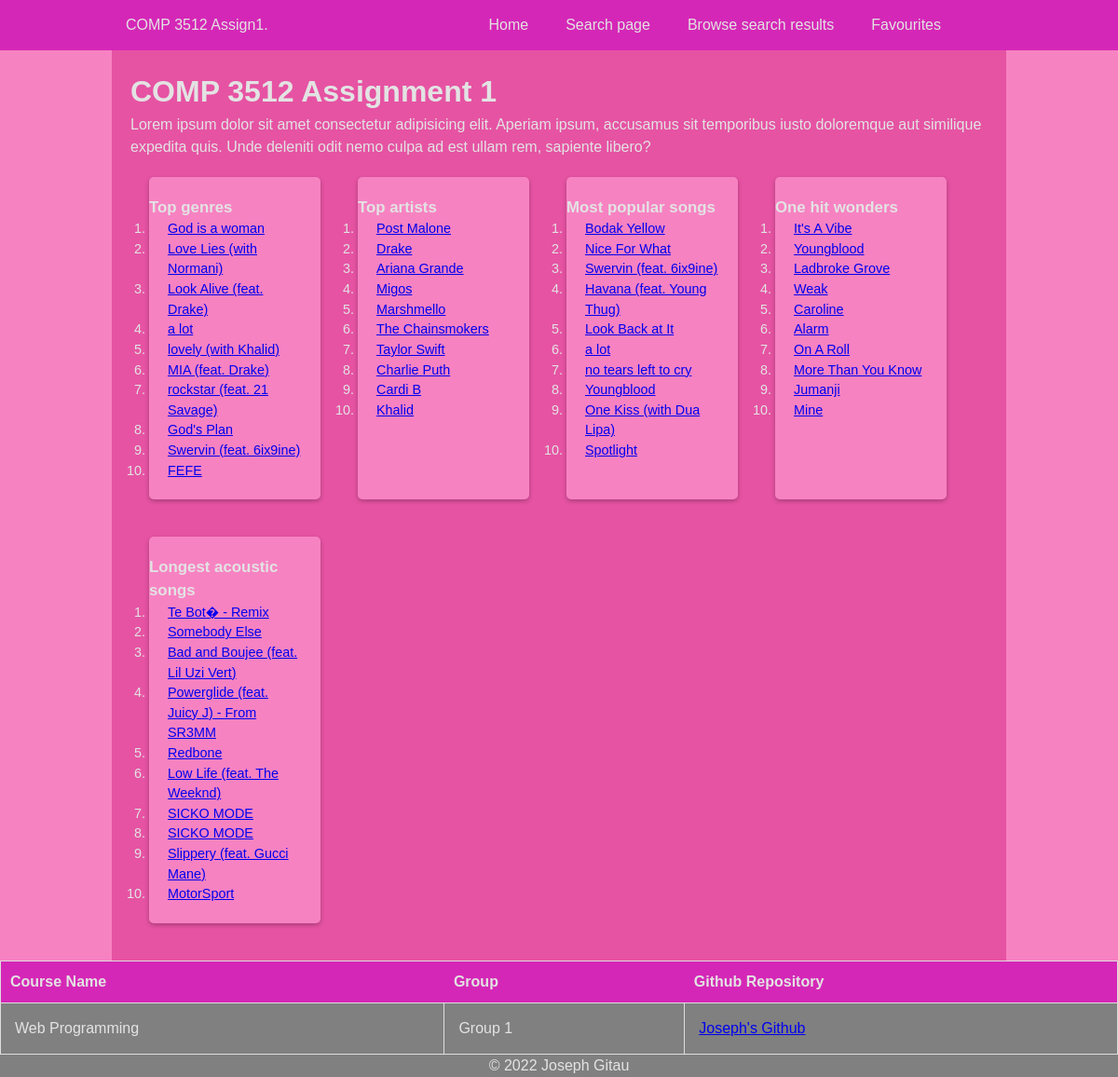
The page / on the database its author committed.
### tables this page shows
CREATE TABLE songs (
   song_id INTEGER PRIMARY KEY, 
   title TEXT, 
   artist_id INTEGER, 
   genre_id INTEGER, 
   year INTEGER, 
   bpm INTEGER, 
   energy INTEGER, 
   danceability INTEGER, 
   loudness INTEGER, 
   liveness INTEGER, 
   valence INTEGER, 
   duration INTEGER, 
   acousticness INTEGER, 
   speechiness INTEGER, 
   popularity INTEGER
);

CREATE TABLE artists (
    artist_id      INTEGER PRIMARY KEY,
    artist_name    TEXT,
    artist_type_id INTEGER 
);

### index.php (the view, shortened to what this page needs)
<!DOCTYPE html>
<html lang="en">
<head>
    <link rel="stylesheet" href="resources/index.css">
</head>
<body>
    <div class="main">
        <div class="intro">
            <h1>COMP 3512 Assignment 1</h1>
            <p>Lorem ipsum dolor sit amet consectetur adipisicing elit. Aperiam ipsum, accusamus sit temporibus iusto doloremque aut similique expedita quis. Unde deleniti odit nemo culpa ad est ullam rem, sapiente libero?</p>
        </div>
        <div class="container-main">
            <?php
            require 'data/db.php';
            $sql = "SELECT song_id, title, COUNT(*) AS count FROM songs GROUP BY genre_id ORDER BY count DESC LIMIT 10";
            $results = $db->query($sql);
            echo '<div class="card">
                    <h3>Top genres</h3>
                    <div class="list">
                        <ol>
                ';
            while ($row = $results->fetchArray(SQLITE3_ASSOC)) {
                echo '
                <li><a href="Browse/song.php?songId=' . $row['song_id'] . '">' . $row['title'] . '</a></li>
                ';
            }
            echo '</ol>
                    </div>
                </div>';
            echo '<div class="card">
                    <h3>Top artists</h3>
                    <div class="list">
                        <ol>
                ';
            $sql2 = "SELECT s.song_id, s.artist_id, s.title FROM songs s INNER JOIN artists a ON a.artist_id = s.artist_id GROUP BY s.artist_id ORDER BY COUNT(*) DESC LIMIT 10";
            $results2 = $db->query($sql2);
            while ($row2 = $results2->fetchArray(SQLITE3_ASSOC)) {
                $sql22 = "SELECT artist_name FROM artists WHERE artist_id = " . $row2['artist_id'];
                $results22 = $db->query($sql22);
                $row22 = $results22->fetchArray(SQLITE3_ASSOC);
                $artistName22 = $row22['artist_name'];
                echo '
                <li><a href="Browse/song.php?songId=' . $row2['song_id'] . '">' . $artistName22 . '</a></li>
                ';
            }
            echo '</ol>
                    </div>
                </div>';
            echo '<div class="card">
                    <h3>Most popular songs</h3>
                    <div class="list">
                        <ol>
                ';
            $sql3 = "SELECT song_id, title, COUNT(*) AS count FROM songs GROUP BY popularity ORDER BY count DESC LIMIT 10";
            $results3 = $db->query($sql3);
            while ($row3 = $results3->fetchArray(SQLITE3_ASSOC)) {
                echo '
                <li><a href="Browse/song.php?songId=' . $row3['song_id'] . '">' . $row3['title'] . '</a></li>
                ';
            }
            echo '</ol>
                    </div>
                </div>';
            echo '<div class="card">
                    <h3>One hit wonders</h3>
                    <div class="list">
                        <ol>
                ';
            $sql4 = "SELECT song_id, title, COUNT(*) AS count FROM songs GROUP BY artist_id ORDER BY count ASC LIMIT 10";
            $results4 = $db->query($sql4);
            while ($row4 = $results4->fetchArray(SQLITE3_ASSOC)) {
                echo '
                <li><a href="Browse/song.php?songId=' . $row4['song_id'] . '">' . $row4['title'] . '</a></li>
                ';
            }
            echo '</ol>
                    </div>
                </div>';
            echo '<div class="card">
                    <h3>Longest acoustic songs </h3>
                    <div class="list">
                        <ol>
                ';
            $sql5 = "SELECT song_id, title, duration FROM songs WHERE duration > 240 AND acousticness > 0.5 ORDER BY duration DESC LIMIT 10";
            $results5 = $db->query($sql5);
            while ($row5 = $results5->fetchArray(SQLITE3_ASSOC)) {
                echo '
                <li><a href="Browse/song.php?songId=' . $row5['song_id'] . '">' . $row5['title'] . '</a></li>
                ';
            }
            echo '</ol>
                    </div>
                </div>';
            ?>
        </div>
    </div>
</body>
</html>

### resources/index.css (style rules this page uses)
* { box-sizing: border-box; margin: 0; padding: 0; }
body { font-family: Arial, Helvetica, sans-serif; font-size: 16px; line-height: 1.5; color: var(--text); background: var(--background); }
:root { --foreground: #8a00d4; --primary: #d527b7; --background: #f782c2; --secondary: #8a00d4; --text: #e3e3e3; }
header { background: var(--primary); color: #fff; text-align: center; }
header a { color: var(--text); text-decoration: none; }
nav { width: 80%; margin: auto; color: #fff; display: flex; justify-content: space-between; flex-wrap: wrap; flex-direction: row; padding: 15px; }
nav ul { list-style: none; display: flex; justify-content: space-between; flex-wrap: wrap; flex-direction: row; padding-right: 35px; }
li { padding: 0 20px; }
.main { width: 80vw; min-height: 80vh; height: auto; margin: auto; background: #e653a3; padding: 20px; }
table { width: 100%; border-collapse: collapse; border-spacing: 0; border: 1px solid #ddd; }
th { background-color: var(--primary); color: var(--text); padding: 10px; text-align: left; }
tr { border-bottom: 1px solid #ddd; padding: 15px; }
td { padding: 15px; border-right: 1px solid #ddd; }
footer { background: gray; width: 100%; }
.container-main { display: flex; flex-direction: row; flex-wrap: wrap; }
.card { width: 20%; background: var(--background); color: var(--text); padding: 20px 0px; margin: 20px; border-radius: 5px; box-shadow: 0 2px 5px rgba(0, 0, 0, 0.26); font-size: 0.9rem; }

### rows shown on the page
songs: title "God is a woman", artist.artist_name "Ariana Grande"
songs: title "Love Lies (with Normani)", artist.artist_name "Khalid"
songs: title "Look Alive (feat. Drake)"
songs: title "a lot"
songs: title "lovely (with Khalid)"
songs: title "MIA (feat. Drake)"
songs: title "rockstar (feat. 21 Savage)", artist.artist_name "Post Malone"
songs: title "God's Plan", artist.artist_name "Drake"
songs: title "Swervin (feat. 6ix9ine)"
songs: title "FEFE"
songs: artist.artist_name "Migos"
songs: artist.artist_name "Marshmello"
songs: artist.artist_name "The Chainsmokers"
songs: artist.artist_name "Taylor Swift"
songs: artist.artist_name "Charlie Puth"
songs: artist.artist_name "Cardi B", title "Bodak Yellow"
songs: title "Nice For What"
songs: title "Havana (feat. Young Thug)"
songs: title "Look Back at It"
songs: title "no tears left to cry"
songs: title "Youngblood"
songs: title "One Kiss (with Dua Lipa)"
songs: title "Spotlight"
songs: title "It's A Vibe"
songs: title "Ladbroke Grove"
songs: title "Weak"
songs: title "Caroline"
songs: title "Alarm"
songs: title "On A Roll"
songs: title "More Than You Know"
songs: title "Jumanji"
songs: title "Mine"
songs: title "Te Bot� - Remix"
songs: title "Somebody Else"
songs: title "Bad and Boujee (feat. Lil Uzi Vert)"
songs: title "Powerglide (feat. Juicy J) - From SR3MM"
songs: title "Redbone"
songs: title "Low Life (feat. The Weeknd)"
songs: title "SICKO MODE"
songs: title "SICKO MODE"
songs: title "Slippery (feat. Gucci Mane)"
songs: title "MotorSport"
